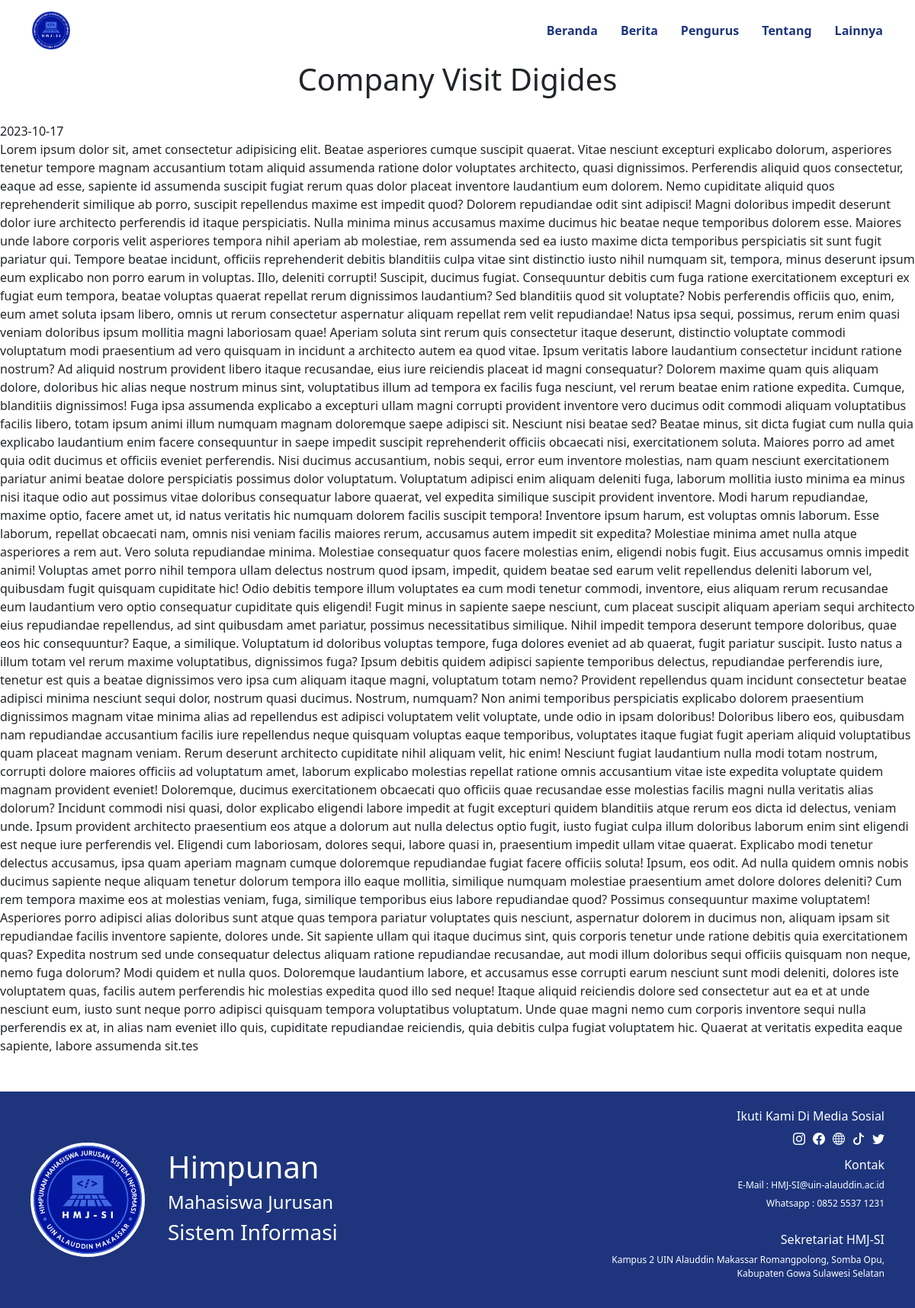
Page /bacaan.php?id=56800 on the committed database.
### tables this page shows
CREATE TABLE `postingan` (
  `id` int(11) NOT NULL,
  `judul` varchar(255) NOT NULL,
  `gambar` varchar(255) NOT NULL,
  `teks` text NOT NULL,
  `waktu` date DEFAULT NULL
);

### bacaan.php (the view, shortened to what this page needs)
<?php
include_once "includes/koneksi.php";
include_once "layouts/header.php";
if (isset($_GET['id'])) {
    $articleId = $_GET['id'];
    $query = "SELECT * FROM postingan WHERE id = $articleId";
    $result = mysqli_query($conn, $query);
    if ($result) {
        $row = mysqli_fetch_assoc($result);
    } else {
        header("Location: error.php");
        exit();
    }
} else {
    header("Location: error.php");
    exit();
}
?>
<div class="erwere">
    <div>
        <h1><?php echo $row["judul"]; ?></h1>
    </div>
    <div class="tanggal_bacaan">
    <?php echo $row["waktu"]; ?>
    </div>
    <div>
    <?php echo $row["teks"]; ?>
    </div>
</div>
<?php include_once "layouts/footer.php";?>

### assets/css/gaya.css (style rules this page uses)
body { overflow-x: hidden; margin: 0px; padding: 0px; }

### bacaan.php (style rules this page uses)
.erwere { display: flex; justify-content: center; flex-direction: column; align-items: center; align-content: center; }
.tanggal_bacaan { width: 100%; display: flex; justify-content: flex-start; }

### rows in the picture
postingan: judul "Company Visit Digides", waktu "2023-10-17", teks "Lorem ipsum dolor sit, amet consectetur adipisicing elit. Beatae asperiores cumque suscipit quaerat. Vitae nesciunt excepturi explicabo dolorum, asperiores tenetur tempore magnam accusantium totam aliquid assumenda ratione dolor voluptates architecto, quasi dignissimos. Perferendis aliquid quos consectetur, eaque ad esse, sapiente id assumenda suscipit fugiat rerum quas dolor placeat inventore laudantium eum dolorem. Nemo cupiditate aliquid quos reprehenderit similique ab porro, suscipit repellendus maxime est impedit quod? Dolorem repudiandae odit sint adipisci! Magni doloribus impedit deserunt dolor iure architecto perferendis id itaque perspiciatis. Nulla minima minus accusamus maxime…"
